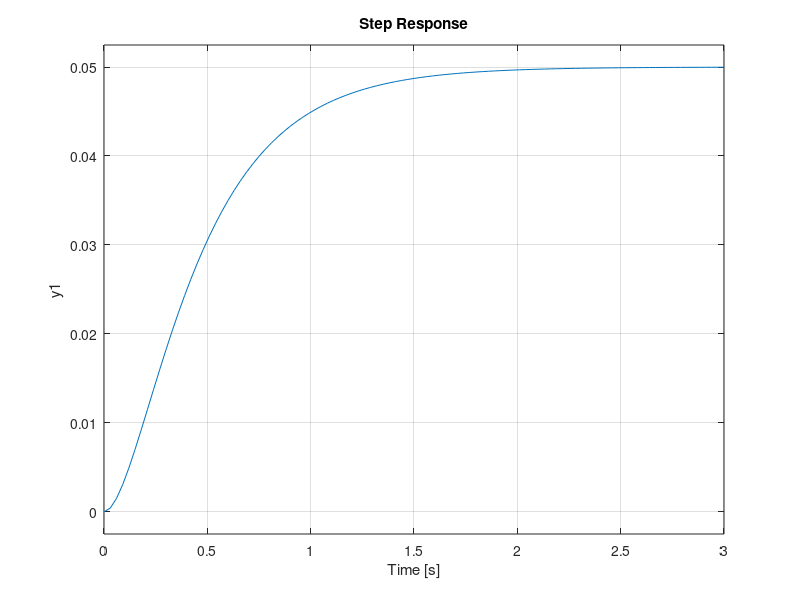
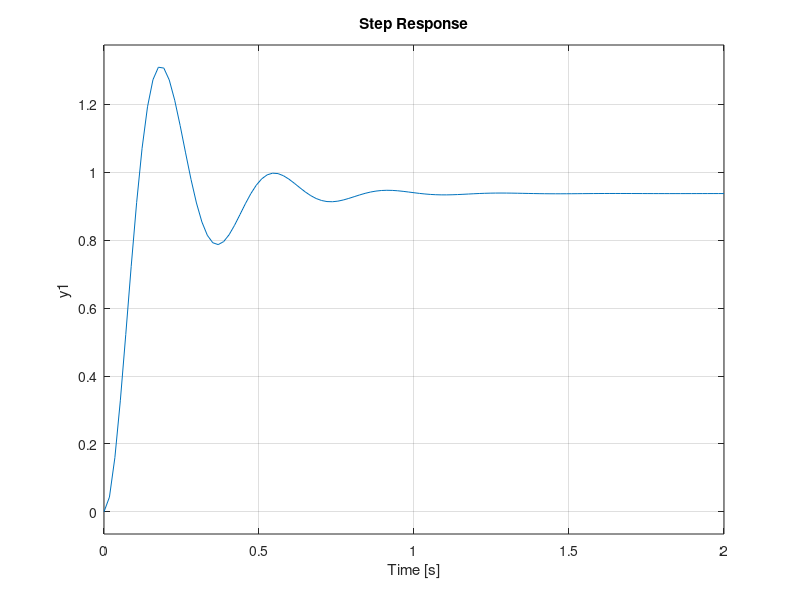
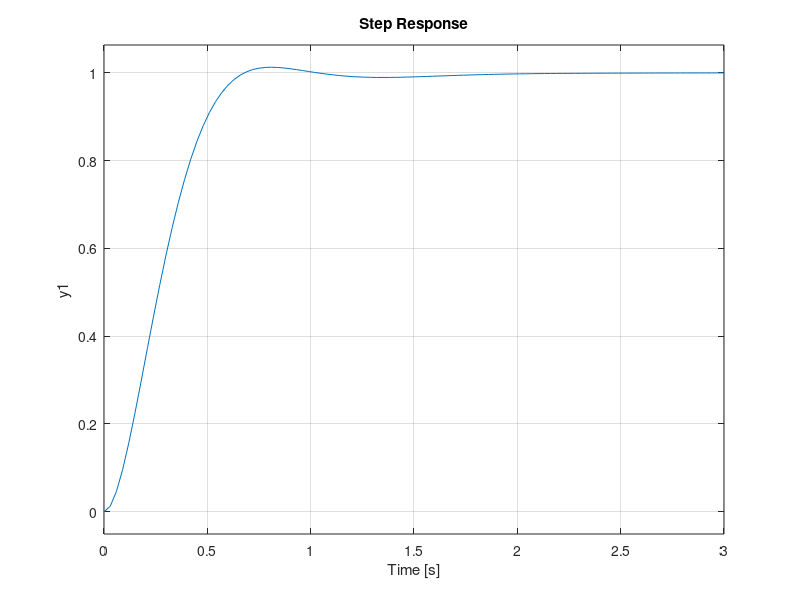
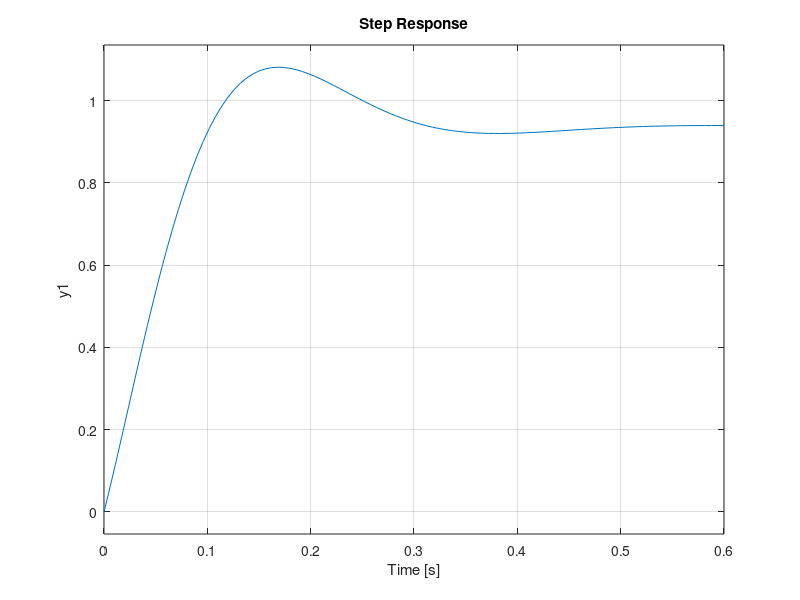

MATLAB code to generate these figures, in order:
%%P,PI,PD,PID controller

%%Openloop Step Response
n=[1]
d=[1 10 20]
plant=tf(n,d)
figure(1)
step(plant)

%%P Control
Kp=300;
cont=Kp
sys=feedback(cont*plant,1)
figure(2)
step(sys)

%%PI Control
Kp=30;
Ki=70
cont=tf([Kp Ki],[1 0])
sys=feedback(cont*plant,1)
figure(3)
step(sys)

%%PD Control
Kp=300;
Kd=10
cont=tf([Kd Kp],1)
sys=feedback(cont*plant,1)
figure(4)
step(sys)

%%PID Control
Kp=350;
Kd=50
Ki=300
cont=tf([Kd Kp Ki],[1 0])
sys=feedback(cont*plant,1)
figure(5)
step(sys)
